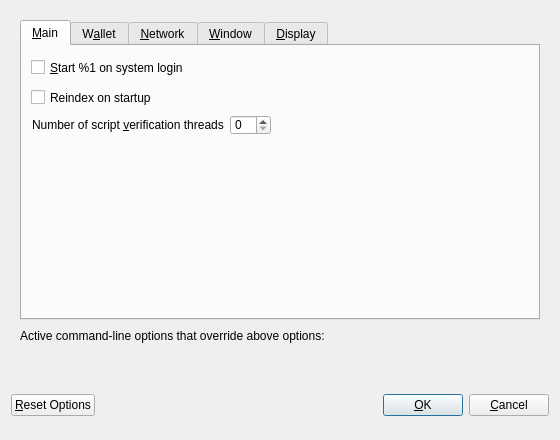
<?xml version="1.0" encoding="UTF-8"?>
<ui version="4.0">
 <class>OptionsDialog</class>
 <widget class="QDialog" name="OptionsDialog">
  <property name="geometry">
   <rect>
    <x>0</x>
    <y>0</y>
    <width>560</width>
    <height>440</height>
   </rect>
  </property>
  <property name="windowTitle">
   <string>Options</string>
  </property>
  <property name="modal">
   <bool>true</bool>
  </property>
  <layout class="QVBoxLayout" name="verticalLayout">
   <item>
    <widget class="QFrame" name="frame">
     <layout class="QVBoxLayout" name="verticalLayout_Bottom">
      <item>
       <widget class="QTabWidget" name="tabWidget">
        <property name="minimumSize">
         <size>
          <width>0</width>
          <height>20</height>
         </size>
        </property>
        <property name="currentIndex">
         <number>0</number>
        </property>
        <widget class="QWidget" name="tabMain">
         <attribute name="title">
          <string>&amp;Main</string>
         </attribute>
         <widget class="QCheckBox" name="bitcoinAtStartup">
          <property name="geometry">
           <rect>
            <x>9</x>
            <y>10</y>
            <width>194</width>
            <height>23</height>
           </rect>
          </property>
          <property name="toolTip">
           <string>Automatically start %1 after logging in to the system.</string>
          </property>
          <property name="text">
           <string>&amp;Start %1 on system login</string>
          </property>
         </widget>
         <widget class="QCheckBox" name="reindexOnStartup">
          <property name="geometry">
           <rect>
            <x>9</x>
            <y>40</y>
            <width>155</width>
            <height>23</height>
           </rect>
          </property>
          <property name="toolTip">
           <string>&lt;html&gt;&lt;head/&gt;&lt;body&gt;&lt;p&gt;Automatically initiate a, one time only, full database reindex on the next startup.&lt;/p&gt;&lt;/body&gt;&lt;/html&gt;</string>
          </property>
          <property name="text">
           <string>Reindex on startup</string>
          </property>
         </widget>
         <widget class="QWidget" name="horizontalLayoutWidget">
          <property name="geometry">
           <rect>
            <x>10</x>
            <y>69</y>
            <width>431</width>
            <height>28</height>
           </rect>
          </property>
          <layout class="QHBoxLayout" name="horizontalLayout">
           <property name="sizeConstraint">
            <enum>QLayout::SetFixedSize</enum>
           </property>
           <item>
            <widget class="QLabel" name="threadsScriptVerifLabel">
             <property name="sizePolicy">
              <sizepolicy hsizetype="Preferred" vsizetype="Preferred">
               <horstretch>0</horstretch>
               <verstretch>0</verstretch>
              </sizepolicy>
             </property>
             <property name="text">
              <string>Number of script &amp;verification threads</string>
             </property>
             <property name="textFormat">
              <enum>Qt::PlainText</enum>
             </property>
             <property name="buddy">
              <cstring>threadsScriptVerif</cstring>
             </property>
            </widget>
           </item>
           <item>
            <widget class="QSpinBox" name="threadsScriptVerif">
             <property name="sizePolicy">
              <sizepolicy hsizetype="Preferred" vsizetype="Ignored">
               <horstretch>0</horstretch>
               <verstretch>0</verstretch>
              </sizepolicy>
             </property>
             <property name="minimumSize">
              <size>
               <width>0</width>
               <height>10</height>
              </size>
             </property>
             <property name="maximumSize">
              <size>
               <width>16777215</width>
               <height>30</height>
              </size>
             </property>
             <property name="toolTip">
              <string>(0 = auto, &lt;0 = leave that many cores free)</string>
             </property>
            </widget>
           </item>
           <item>
            <spacer name="horizontalSpacer">
             <property name="orientation">
              <enum>Qt::Horizontal</enum>
             </property>
             <property name="sizeHint" stdset="0">
              <size>
               <width>40</width>
               <height>20</height>
              </size>
             </property>
            </spacer>
           </item>
          </layout>
         </widget>
        </widget>
        <widget class="QWidget" name="tabWallet">
         <attribute name="title">
          <string>W&amp;allet</string>
         </attribute>
         <layout class="QVBoxLayout" name="verticalLayout_Wallet">
          <item>
           <widget class="QGroupBox" name="groupBox">
            <property name="minimumSize">
             <size>
              <width>0</width>
              <height>120</height>
             </size>
            </property>
            <property name="title">
             <string>Expert</string>
            </property>
            <widget class="QCheckBox" name="coinControlFeatures">
             <property name="geometry">
              <rect>
               <x>12</x>
               <y>32</y>
               <width>217</width>
               <height>23</height>
              </rect>
             </property>
             <property name="toolTip">
              <string>Whether to show coin control features or not.</string>
             </property>
             <property name="text">
              <string>Enable coin &amp;control features</string>
             </property>
            </widget>
            <widget class="QCheckBox" name="spendZeroConfChange">
             <property name="geometry">
              <rect>
               <x>12</x>
               <y>88</y>
               <width>211</width>
               <height>23</height>
              </rect>
             </property>
             <property name="toolTip">
              <string>If you disable the spending of unconfirmed change, the change from a transaction cannot be used until that transaction has at least one confirmation. This also affects how your balance is computed.</string>
             </property>
             <property name="text">
              <string>&amp;Spend unconfirmed change</string>
             </property>
            </widget>
            <widget class="QCheckBox" name="instantTransactions">
             <property name="geometry">
              <rect>
               <x>12</x>
               <y>60</y>
               <width>201</width>
               <height>21</height>
              </rect>
             </property>
             <property name="toolTip">
              <string>&lt;html&gt;&lt;head/&gt;&lt;body&gt;&lt;p&gt;When Instant Transactions is enabled you can spend unconfirmed transactions immediately.&lt;/p&gt;&lt;/body&gt;&lt;/html&gt;</string>
             </property>
             <property name="text">
              <string>&amp;Instant Transactions</string>
             </property>
            </widget>
            <widget class="QCheckBox" name="autoConsolidation">
             <property name="geometry">
              <rect>
               <x>250</x>
               <y>77</y>
               <width>181</width>
               <height>21</height>
              </rect>
             </property>
             <property name="toolTip">
              <string>&lt;html&gt;&lt;head/&gt;&lt;body&gt;&lt;p&gt;When creating and sending transactions, auto consolidate will, if required, automatically create a chain of transactions which have inputs no greater than the consensus input limit.&lt;/p&gt;&lt;/body&gt;&lt;/html&gt;</string>
             </property>
             <property name="text">
              <string>Auto Consolidate</string>
             </property>
            </widget>
            <widget class="Line" name="line">
             <property name="geometry">
              <rect>
               <x>220</x>
               <y>67</y>
               <width>20</width>
               <height>40</height>
              </rect>
             </property>
             <property name="orientation">
              <enum>Qt::Vertical</enum>
             </property>
            </widget>
            <widget class="Line" name="line_2">
             <property name="geometry">
              <rect>
               <x>230</x>
               <y>80</y>
               <width>21</width>
               <height>16</height>
              </rect>
             </property>
             <property name="orientation">
              <enum>Qt::Horizontal</enum>
             </property>
            </widget>
           </widget>
          </item>
          <item>
           <spacer name="verticalSpacer_Wallet">
            <property name="orientation">
             <enum>Qt::Vertical</enum>
            </property>
            <property name="sizeHint" stdset="0">
             <size>
              <width>20</width>
              <height>40</height>
             </size>
            </property>
           </spacer>
          </item>
         </layout>
        </widget>
        <widget class="QWidget" name="tabNetwork">
         <attribute name="title">
          <string>&amp;Network</string>
         </attribute>
         <layout class="QVBoxLayout" name="verticalLayout_Network">
          <item>
           <widget class="QCheckBox" name="mapPortUpnp">
            <property name="toolTip">
             <string>Automatically open the Nexa client port on the router. This only works when your router supports UPnP and it is enabled.</string>
            </property>
            <property name="text">
             <string>Map port using &amp;UPnP</string>
            </property>
           </widget>
          </item>
          <item>
           <widget class="QCheckBox" name="allowIncoming">
            <property name="toolTip">
             <string>Accept connections from outside.</string>
            </property>
            <property name="text">
             <string>Allow incoming connections</string>
            </property>
           </widget>
          </item>
          <item>
           <widget class="QCheckBox" name="connectSocks">
            <property name="toolTip">
             <string>Connect to the Nexa network through a SOCKS5 proxy.</string>
            </property>
            <property name="text">
             <string>&amp;Connect through SOCKS5 proxy (default proxy):</string>
            </property>
           </widget>
          </item>
          <item>
           <layout class="QHBoxLayout" name="horizontalLayout_1_Network">
            <item>
             <widget class="QLabel" name="proxyIpLabel">
              <property name="text">
               <string>Proxy &amp;IP:</string>
              </property>
              <property name="textFormat">
               <enum>Qt::PlainText</enum>
              </property>
              <property name="buddy">
               <cstring>proxyIp</cstring>
              </property>
             </widget>
            </item>
            <item>
             <widget class="QValidatedLineEdit" name="proxyIp">
              <property name="minimumSize">
               <size>
                <width>140</width>
                <height>0</height>
               </size>
              </property>
              <property name="maximumSize">
               <size>
                <width>140</width>
                <height>16777215</height>
               </size>
              </property>
              <property name="toolTip">
               <string>IP address of the proxy (e.g. IPv4: 127.0.0.1 / IPv6: ::1)</string>
              </property>
             </widget>
            </item>
            <item>
             <widget class="QLabel" name="proxyPortLabel">
              <property name="text">
               <string>&amp;Port:</string>
              </property>
              <property name="textFormat">
               <enum>Qt::PlainText</enum>
              </property>
              <property name="buddy">
               <cstring>proxyPort</cstring>
              </property>
             </widget>
            </item>
            <item>
             <widget class="QLineEdit" name="proxyPort">
              <property name="minimumSize">
               <size>
                <width>55</width>
                <height>0</height>
               </size>
              </property>
              <property name="maximumSize">
               <size>
                <width>55</width>
                <height>16777215</height>
               </size>
              </property>
              <property name="toolTip">
               <string>Port of the proxy (e.g. 9050)</string>
              </property>
             </widget>
            </item>
            <item>
             <spacer name="horizontalSpacer_1_Network">
              <property name="orientation">
               <enum>Qt::Horizontal</enum>
              </property>
              <property name="sizeHint" stdset="0">
               <size>
                <width>40</width>
                <height>20</height>
               </size>
              </property>
             </spacer>
            </item>
           </layout>
          </item>
          <item>
           <layout class="QHBoxLayout" name="horizontalLayout_2_Network">
            <item>
             <widget class="QLabel" name="proxyActiveNets">
              <property name="text">
               <string>Used for reaching peers via:</string>
              </property>
              <property name="textFormat">
               <enum>Qt::PlainText</enum>
              </property>
             </widget>
            </item>
            <item>
             <widget class="QCheckBox" name="proxyReachIPv4">
              <property name="enabled">
               <bool>false</bool>
              </property>
              <property name="toolTip">
               <string>Shows if the supplied default SOCKS5 proxy is used to reach peers via this network type.</string>
              </property>
              <property name="text">
               <string/>
              </property>
             </widget>
            </item>
            <item>
             <widget class="QLabel" name="proxyReachIPv4Label">
              <property name="text">
               <string>IPv4</string>
              </property>
              <property name="textFormat">
               <enum>Qt::PlainText</enum>
              </property>
             </widget>
            </item>
            <item>
             <widget class="QCheckBox" name="proxyReachIPv6">
              <property name="enabled">
               <bool>false</bool>
              </property>
              <property name="toolTip">
               <string>Shows if the supplied default SOCKS5 proxy is used to reach peers via this network type.</string>
              </property>
              <property name="text">
               <string/>
              </property>
             </widget>
            </item>
            <item>
             <widget class="QLabel" name="proxyReachIPv6Label">
              <property name="text">
               <string>IPv6</string>
              </property>
              <property name="textFormat">
               <enum>Qt::PlainText</enum>
              </property>
             </widget>
            </item>
            <item>
             <widget class="QCheckBox" name="proxyReachTor">
              <property name="enabled">
               <bool>false</bool>
              </property>
              <property name="toolTip">
               <string>Shows if the supplied default SOCKS5 proxy is used to reach peers via this network type.</string>
              </property>
              <property name="text">
               <string/>
              </property>
             </widget>
            </item>
            <item>
             <widget class="QLabel" name="proxyReachTorLabel">
              <property name="text">
               <string>Tor</string>
              </property>
              <property name="textFormat">
               <enum>Qt::PlainText</enum>
              </property>
             </widget>
            </item>
            <item>
             <spacer name="horizontalSpacer_2_Network">
              <property name="orientation">
               <enum>Qt::Horizontal</enum>
              </property>
              <property name="sizeHint" stdset="0">
               <size>
                <width>40</width>
                <height>20</height>
               </size>
              </property>
             </spacer>
            </item>
           </layout>
          </item>
          <item>
           <widget class="QCheckBox" name="connectSocksTor">
            <property name="toolTip">
             <string>Connect to the Nexa network through a separate SOCKS5 proxy for Tor hidden services.</string>
            </property>
            <property name="text">
             <string>Use separate SOCKS5 proxy to reach peers via Tor hidden services:</string>
            </property>
           </widget>
          </item>
          <item>
           <layout class="QHBoxLayout" name="horizontalLayout_3_Network">
            <item>
             <widget class="QLabel" name="proxyIpTorLabel">
              <property name="text">
               <string>Proxy &amp;IP:</string>
              </property>
              <property name="textFormat">
               <enum>Qt::PlainText</enum>
              </property>
              <property name="buddy">
               <cstring>proxyIpTor</cstring>
              </property>
             </widget>
            </item>
            <item>
             <widget class="QValidatedLineEdit" name="proxyIpTor">
              <property name="minimumSize">
               <size>
                <width>140</width>
                <height>0</height>
               </size>
              </property>
              <property name="maximumSize">
               <size>
                <width>140</width>
                <height>16777215</height>
               </size>
              </property>
              <property name="toolTip">
               <string>IP address of the proxy (e.g. IPv4: 127.0.0.1 / IPv6: ::1)</string>
              </property>
             </widget>
            </item>
            <item>
             <widget class="QLabel" name="proxyPortTorLabel">
              <property name="text">
               <string>&amp;Port:</string>
              </property>
              <property name="textFormat">
               <enum>Qt::PlainText</enum>
              </property>
              <property name="buddy">
               <cstring>proxyPortTor</cstring>
              </property>
             </widget>
            </item>
            <item>
             <widget class="QLineEdit" name="proxyPortTor">
              <property name="minimumSize">
               <size>
                <width>55</width>
                <height>0</height>
               </size>
              </property>
              <property name="maximumSize">
               <size>
                <width>55</width>
                <height>16777215</height>
               </size>
              </property>
              <property name="toolTip">
               <string>Port of the proxy (e.g. 9050)</string>
              </property>
             </widget>
            </item>
            <item>
             <spacer name="horizontalSpacer_4_Network">
              <property name="orientation">
               <enum>Qt::Horizontal</enum>
              </property>
              <property name="sizeHint" stdset="0">
               <size>
                <width>40</width>
                <height>20</height>
               </size>
              </property>
             </spacer>
            </item>
           </layout>
          </item>
          <item>
           <spacer name="verticalSpacer_Network">
            <property name="orientation">
             <enum>Qt::Vertical</enum>
            </property>
            <property name="sizeHint" stdset="0">
             <size>
              <width>20</width>
              <height>40</height>
             </size>
            </property>
           </spacer>
          </item>
         </layout>
        </widget>
        <widget class="QWidget" name="tabWindow">
         <attribute name="title">
          <string>&amp;Window</string>
         </attribute>
         <layout class="QVBoxLayout" name="verticalLayout_Window">
          <item>
           <widget class="QCheckBox" name="minimizeToTray">
            <property name="toolTip">
             <string>Show only a tray icon after minimizing the window.</string>
            </property>
            <property name="text">
             <string>&amp;Minimize to the tray instead of the taskbar</string>
            </property>
           </widget>
          </item>
          <item>
           <widget class="QCheckBox" name="minimizeOnClose">
            <property name="toolTip">
             <string>Minimize instead of exit the application when the window is closed. When this option is enabled, the application will be closed only after selecting Exit in the menu.</string>
            </property>
            <property name="text">
             <string>M&amp;inimize on close</string>
            </property>
           </widget>
          </item>
          <item>
           <spacer name="verticalSpacer_Window">
            <property name="orientation">
             <enum>Qt::Vertical</enum>
            </property>
            <property name="sizeHint" stdset="0">
             <size>
              <width>20</width>
              <height>40</height>
             </size>
            </property>
           </spacer>
          </item>
         </layout>
        </widget>
        <widget class="QWidget" name="tabDisplay">
         <attribute name="title">
          <string>&amp;Display</string>
         </attribute>
         <layout class="QVBoxLayout" name="verticalLayout_Display">
          <item>
           <layout class="QHBoxLayout" name="horizontalLayout_1_Display">
            <item>
             <widget class="QLabel" name="langLabel">
              <property name="text">
               <string>User Interface &amp;language:</string>
              </property>
              <property name="textFormat">
               <enum>Qt::PlainText</enum>
              </property>
              <property name="buddy">
               <cstring>lang</cstring>
              </property>
             </widget>
            </item>
            <item>
             <widget class="QValueComboBox" name="lang">
              <property name="toolTip">
               <string>The user interface language can be set here. This setting will take effect after restarting %1.</string>
              </property>
             </widget>
            </item>
           </layout>
          </item>
          <item>
           <layout class="QHBoxLayout" name="horizontalLayout_2_Display">
            <item>
             <widget class="QLabel" name="unitLabel">
              <property name="text">
               <string>&amp;Unit to show amounts in:</string>
              </property>
              <property name="textFormat">
               <enum>Qt::PlainText</enum>
              </property>
              <property name="buddy">
               <cstring>unit</cstring>
              </property>
             </widget>
            </item>
            <item>
             <widget class="QValueComboBox" name="unit">
              <property name="toolTip">
               <string>Choose the default subdivision unit to show in the interface and when sending coins.</string>
              </property>
             </widget>
            </item>
           </layout>
          </item>
          <item>
           <layout class="QHBoxLayout" name="horizontalLayout_3_Display">
            <item>
             <widget class="QLabel" name="thirdPartyTxUrlsLabel">
              <property name="toolTip">
               <string>Third party URLs (e.g. a block explorer) that appear in the transactions tab as context menu items. %s in the URL is replaced by transaction hash. Multiple URLs are separated by vertical bar |.</string>
              </property>
              <property name="text">
               <string>Third party transaction URLs</string>
              </property>
              <property name="buddy">
               <cstring>thirdPartyTxUrls</cstring>
              </property>
             </widget>
            </item>
            <item>
             <widget class="QLineEdit" name="thirdPartyTxUrls">
              <property name="toolTip">
               <string>Third party URLs (e.g. a block explorer) that appear in the transactions tab as context menu items. %s in the URL is replaced by transaction hash. Multiple URLs are separated by vertical bar |.</string>
              </property>
             </widget>
            </item>
           </layout>
          </item>
          <item>
           <spacer name="verticalSpacer_Display">
            <property name="orientation">
             <enum>Qt::Vertical</enum>
            </property>
            <property name="sizeHint" stdset="0">
             <size>
              <width>20</width>
              <height>40</height>
             </size>
            </property>
           </spacer>
          </item>
         </layout>
        </widget>
       </widget>
      </item>
      <item>
       <layout class="QHBoxLayout" name="horizontalLayout_Bottom">
        <item>
         <widget class="QLabel" name="overriddenByCommandLineInfoLabel">
          <property name="text">
           <string>Active command-line options that override above options:</string>
          </property>
          <property name="textFormat">
           <enum>Qt::PlainText</enum>
          </property>
         </widget>
        </item>
        <item>
         <spacer name="horizontalSpacer_Bottom">
          <property name="orientation">
           <enum>Qt::Horizontal</enum>
          </property>
          <property name="sizeHint" stdset="0">
           <size>
            <width>40</width>
            <height>20</height>
           </size>
          </property>
         </spacer>
        </item>
       </layout>
      </item>
      <item>
       <widget class="QLabel" name="overriddenByCommandLineLabel">
        <property name="text">
         <string/>
        </property>
        <property name="textFormat">
         <enum>Qt::PlainText</enum>
        </property>
        <property name="wordWrap">
         <bool>true</bool>
        </property>
       </widget>
      </item>
     </layout>
    </widget>
   </item>
   <item>
    <layout class="QHBoxLayout" name="horizontalLayout_Buttons">
     <property name="sizeConstraint">
      <enum>QLayout::SetFixedSize</enum>
     </property>
     <item>
      <widget class="QPushButton" name="resetButton">
       <property name="toolTip">
        <string>Reset all client options to default.</string>
       </property>
       <property name="text">
        <string>&amp;Reset Options</string>
       </property>
       <property name="autoDefault">
        <bool>false</bool>
       </property>
      </widget>
     </item>
     <item>
      <spacer name="horizontalSpacer_1">
       <property name="orientation">
        <enum>Qt::Horizontal</enum>
       </property>
       <property name="sizeHint" stdset="0">
        <size>
         <width>40</width>
         <height>48</height>
        </size>
       </property>
      </spacer>
     </item>
     <item>
      <widget class="QLabel" name="statusLabel">
       <property name="minimumSize">
        <size>
         <width>200</width>
         <height>0</height>
        </size>
       </property>
       <property name="font">
        <font>
         <weight>75</weight>
         <bold>true</bold>
        </font>
       </property>
       <property name="text">
        <string/>
       </property>
       <property name="textFormat">
        <enum>Qt::PlainText</enum>
       </property>
       <property name="wordWrap">
        <bool>true</bool>
       </property>
      </widget>
     </item>
     <item>
      <spacer name="horizontalSpacer_2">
       <property name="orientation">
        <enum>Qt::Horizontal</enum>
       </property>
       <property name="sizeHint" stdset="0">
        <size>
         <width>40</width>
         <height>48</height>
        </size>
       </property>
      </spacer>
     </item>
     <item>
      <widget class="QPushButton" name="okButton">
       <property name="text">
        <string>&amp;OK</string>
       </property>
       <property name="autoDefault">
        <bool>false</bool>
       </property>
       <property name="default">
        <bool>true</bool>
       </property>
      </widget>
     </item>
     <item>
      <widget class="QPushButton" name="cancelButton">
       <property name="text">
        <string>&amp;Cancel</string>
       </property>
       <property name="autoDefault">
        <bool>false</bool>
       </property>
      </widget>
     </item>
    </layout>
   </item>
  </layout>
 </widget>
 <customwidgets>
  <customwidget>
   <class>QValidatedLineEdit</class>
   <extends>QLineEdit</extends>
   <header>qvalidatedlineedit.h</header>
  </customwidget>
  <customwidget>
   <class>QValueComboBox</class>
   <extends>QComboBox</extends>
   <header>qvaluecombobox.h</header>
  </customwidget>
 </customwidgets>
 <resources/>
 <connections/>
</ui>
